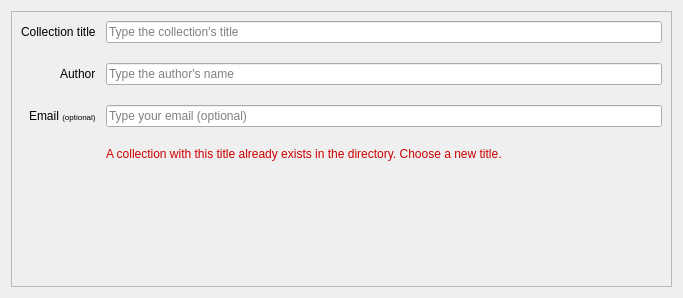
<?xml version="1.0" encoding="UTF-8"?>
<ui version="4.0">
 <class>BasicInfoPage</class>
 <widget class="QWizardPage" name="BasicInfoPage">
  <property name="geometry">
   <rect>
    <x>0</x>
    <y>0</y>
    <width>683</width>
    <height>298</height>
   </rect>
  </property>
  <property name="windowTitle">
   <string>WizardPage</string>
  </property>
  <property name="title">
   <string>Information</string>
  </property>
  <attribute name="pageId">
   <string notr="true">1</string>
  </attribute>
  <layout class="QGridLayout" name="gridLayout">
   <item row="0" column="0">
    <widget class="QFrame" name="frame">
     <property name="frameShape">
      <enum>QFrame::StyledPanel</enum>
     </property>
     <property name="frameShadow">
      <enum>QFrame::Raised</enum>
     </property>
     <layout class="QFormLayout" name="formLayout">
      <property name="labelAlignment">
       <set>Qt::AlignRight|Qt::AlignTrailing|Qt::AlignVCenter</set>
      </property>
      <property name="horizontalSpacing">
       <number>10</number>
      </property>
      <property name="verticalSpacing">
       <number>20</number>
      </property>
      <item row="0" column="0">
       <widget class="QLabel" name="label">
        <property name="text">
         <string>Collection title</string>
        </property>
       </widget>
      </item>
      <item row="1" column="0">
       <widget class="QLabel" name="label_2">
        <property name="text">
         <string>Author</string>
        </property>
       </widget>
      </item>
      <item row="2" column="0">
       <widget class="QLabel" name="label_3">
        <property name="text">
         <string>&lt;html&gt;&lt;head/&gt;&lt;body&gt;&lt;p&gt;Email &lt;span style=&quot; font-size:6pt;&quot;&gt;(optional)&lt;/span&gt;&lt;/p&gt;&lt;/body&gt;&lt;/html&gt;</string>
        </property>
       </widget>
      </item>
      <item row="0" column="1">
       <widget class="QLineEdit" name="nameEdit">
        <property name="placeholderText">
         <string>Type the collection's title</string>
        </property>
       </widget>
      </item>
      <item row="1" column="1">
       <widget class="QLineEdit" name="authorEdit">
        <property name="placeholderText">
         <string>Type the author's name</string>
        </property>
       </widget>
      </item>
      <item row="2" column="1">
       <widget class="QLineEdit" name="mailEdit">
        <property name="placeholderText">
         <string>Type your email (optional)</string>
        </property>
       </widget>
      </item>
      <item row="3" column="1">
       <widget class="QLabel" name="errorLabel">
        <property name="styleSheet">
         <string notr="true">color: rgb(203, 0, 0);</string>
        </property>
        <property name="text">
         <string>A collection with this title already exists in the directory. Choose a new title.</string>
        </property>
       </widget>
      </item>
     </layout>
    </widget>
   </item>
  </layout>
 </widget>
 <resources/>
 <connections/>
</ui>
